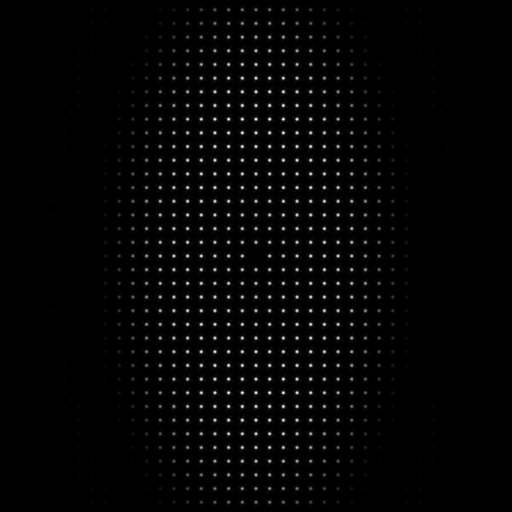
#> input picture data_example_21/ex21_res_int_pr_se.dat.png, 512 x 512 px
$ python -i main.py   (imports and definitions only)
#> lines starting #> are read from the running program, lines starting #| are printed output that depends on the picture; after the words box and inside, x2 and y2 are one past the last pixel; in counts of white or black regions, pixels touching at a corner belong together
#> further down, picture is the input picture: shape (512, 512); min 0, max 255, mean 4.6
import cv2
import numpy as np
from IPython.display import display, Image
from matplotlib import pyplot as plt
import os
from scipy.special import factorial as fac
from matplotlib.patches import Rectangle


def qgpu2sc(wp: np.ndarray,
            quality_map: np.ndarray = np.array([]),
            start: np.ndarray = np.array([]),
            num_of_quality_steps: int = 128,
            ):
    """
    Quality guided phase unwrapping with stack chain
    用堆叠链解图像质量为导向的包裹相位。

     Parameters
    ----------
        wp: `numpy.ndarray`
            包裹相位图
        quality_map: `numpy.ndarray`
            质量图
        start: `numpy.ndarray`
            解包相位的起始像素
        num_of_quality_steps: `int`
            质量步数
    Returns
    -------
        uwp: `numpy.ndarray`
            解包相位图
    """

    sz = wp.shape
    if quality_map.size == 0:
        quality_map = np.mat(np.hanning(sz[0])).T * np.hanning(sz[1])
    quality_thr = np.min(quality_map)
    mask = np.ones(sz, dtype=bool)

    # //! start_row start_col 最终取的是行列索引中的第一个元素
    if start.size == 0:
        start = np.where(quality_map == np.max(quality_map))
    # 起始像素的行和列。
    start_row, start_col = start
    if start_row.size > 1:
        start_row = int(start_row[0])
    if start_col.size > 1:
        start_col = int(start_col[0])
    min_q = np.min(quality_map)
    max_q = np.max(quality_map)
    if min_q != max_q:
        quality_map = np.int32(np.round(((quality_map - min_q) / (max_q - min_q)) * (num_of_quality_steps - 1)) + 1)
        if quality_thr >= min_q:
            quality_thr = np.round(((quality_thr - min_q) / (max_q - min_q)) * (num_of_quality_steps - 1)) + 1
        elif quality_thr < min_q:
            quality_thr = 1
    else:
        quality_map = np.int32(quality_map / min_q)
        quality_thr = 1

    # stack_chain:"堆栈链"
    stack_chain = np.int32(np.zeros(num_of_quality_steps + 1, ))
    uwg_row = np.zeros((wp.size,), dtype=int)
    uwg_col = np.zeros((wp.size,), dtype=int)
    uwd_row = np.zeros((wp.size,), dtype=int)
    uwd_col = np.zeros((wp.size,), dtype=int)
    stack_n = np.zeros((wp.size,))
    uwp = np.zeros_like(wp)
    path_map = np.zeros_like(wp)
    # queued_flag:排队标志
    queued_flag = np.zeros(sz, dtype=bool)
    quality_max = int(quality_map[start_row, start_col])
    stack_chain[quality_max] = 1
    pointer = 1
    unwr_order = 0
    uwd_row[stack_chain[quality_max]] = start_row
    uwd_col[stack_chain[quality_max]] = start_col
    uwg_row[stack_chain[quality_max]] = start_row
    uwg_col[stack_chain[quality_max]] = start_col

    path_map[start_row, start_col] = 1
    queued_flag[start_row, start_col] = True
    # Set unwrapping phase as wrapped phase for the starting point.
    # 将起始点的解包相位设置为包裹相位。
    uwp[start_row, start_col] = wp[start_row, start_col]
    # When quality_max is higher than quality_thr, flood fill.
    # 当 quality_max 大于 quality_thr 时，进行泛洪填充。

    # 1.进入一个循环，只要当前的最大质量值 quality_max 大于等于预设的阈值 quality_thr，就会一直进行解包。
    while quality_max >= quality_thr:
        # If stack_chain in quality_max level is currently empty, go to
        # quality_max-1 level.
        # 2.在每一轮循环中，它会检查当前质量级别 quality_max 对应的堆栈链 stack_chain 是否为空，如果为空，则将质量级别降低到 quality_max - 1。
        if stack_chain[quality_max] == 0:
            quality_max = quality_max - 1
        else:
            # Unwrap current point.解包当前点。
            # 3.如果当前堆栈链不为空，则会执行解包操作。首先，根据堆栈链中记录的位置信息，找到当前待解包点的位置，并计算其周围的相位差。
            uwdrow = int(uwd_row[stack_chain[quality_max]])
            uwdcol = int(uwd_col[stack_chain[quality_max]])
            a = uwp[uwdrow, uwdcol]

            uwgrow = int(uwg_row[stack_chain[quality_max]])
            uwgcol = int(uwg_col[stack_chain[quality_max]])
            b = wp[uwgrow, uwgcol]

            uwp[uwgrow, uwgcol] = b - 2 * np.pi * round((b - a) / (2 * np.pi))

            # Temporal row and column of the unwrapping point.
            # 解包点的临时行和列。
            # 4.接着，根据解包点的相位差更新其解包后的相位值，并记录解包点的位置信息，更新路径图以及解包顺序。
            temp_row = int(uwg_row[stack_chain[quality_max]])
            temp_col = int(uwg_col[stack_chain[quality_max]])

            # Update path_map.
            path_map[temp_row, temp_col] = unwr_order
            unwr_order = unwr_order + 1
            stack_chain[quality_max] = stack_n[stack_chain[quality_max]]
            # 5.然后，根据解包点的位置，检查其周围的相邻点，将符合条件的相邻点加入到队列中进行下一轮的解包。如果相邻点的质量值高于当前最大质量值，更新最大质量值。
            if (temp_row > 0):
                # Check unwrapping state and mask validity.
                # 检查解包状态和掩码的有效性。
                if (~queued_flag[temp_row - 1, temp_col]) \
                        and (mask[temp_row - 1, temp_col]):

                    # upper:(row-1,col)
                    # 上方：(行-1，列)
                    uwg_row[pointer] = int(temp_row - 1)
                    uwg_col[pointer] = int(temp_col)
                    uwd_row[pointer] = int(temp_row)
                    uwd_col[pointer] = int(temp_col)

                    # Push stack_chain to the stack_n at pointer.
                    # 将stack_chain推送到指针处的stack_n。
                    stack_n[pointer] = stack_chain[quality_map[uwg_row[pointer],
                    uwg_col[pointer]]]
                    # Push pointer to stack_chain.
                    # 将指针推送到stack_chain。
                    stack_chain[quality_map[uwg_row[pointer], uwg_col[pointer]]] = pointer

                    # If the quality value of pushed point is bigger than the
                    # current quality_max value, set the quality_max as the
                    # quality value of pushed point.
                    # # 如果推入点的质量值大于当前的quality_max值，则将quality_max设置为推入点的质量值。
                    if quality_map[uwg_row[pointer], uwg_col[pointer]] > quality_max:
                        quality_max = quality_map[uwg_row[pointer], uwg_col[pointer]]
                    # Queue the point.
                    # 将该点入队
                    queued_flag[uwg_row[pointer], uwg_col[pointer]] = True
                    # pointer++.
                    pointer = pointer + 1

            # the nether neighboring point: (row+1,col)
            # 下方相邻点：(行+1，列)
            # Check dimensional validity.
            # 检查维度的有效性
            if (temp_row < sz[0] - 1):
                # 检查解包状态和掩膜的有效性。
                if (~queued_flag[temp_row + 1, temp_col]) \
                        and (mask[temp_row + 1, temp_col]):
                    # 下方:(行+1,列)
                    uwg_row[pointer] = int(temp_row + 1)
                    uwg_col[pointer] = int(temp_col)
                    uwd_row[pointer] = int(temp_row)
                    uwd_col[pointer] = int(temp_col)

                    # 将stack_chain推入到指针处的stack_n中。
                    stack_n[pointer] = stack_chain[quality_map[uwg_row[pointer],
                    uwg_col[pointer]]]
                    # 将指针推入到stack_chain中。
                    stack_chain[quality_map[uwg_row[pointer],
                    uwg_col[pointer]]] = pointer

                    # 如果推入的点的质量值大于当前的quality_max值，则将quality_max设置为推入点的质量值。
                    if quality_map[uwg_row[pointer], uwg_col[pointer]] > quality_max:
                        quality_max = quality_map[uwg_row[pointer], uwg_col[pointer]]

                    # 将点加入队列。
                    queued_flag[uwg_row[pointer], uwg_col[pointer]] = True
                    # 指针+1。
                    pointer = pointer + 1

            # 左侧邻居点：(行，列-1)
            # 检查维度的有效性。
            if (temp_col > 0):
                # 检查解包状态和掩膜的有效性。
                if (~queued_flag[temp_row, temp_col - 1]) \
                        and (mask[temp_row, temp_col - 1]):

                    # 左侧:(行，列-1)
                    uwg_row[pointer] = int(temp_row)
                    uwg_col[pointer] = int(temp_col - 1)
                    uwd_row[pointer] = int(temp_row)
                    uwd_col[pointer] = int(temp_col)

                    # 将stack_chain推入到指针处的stack_n中。
                    stack_n[pointer] = stack_chain[quality_map[uwg_row[pointer],
                    uwg_col[pointer]]]
                    # 将指针推入到stack_chain中。
                    stack_chain[quality_map[uwg_row[pointer],
                    uwg_col[pointer]]] = pointer

                    # 如果推入的点的质量值大于当前的quality_max值，则将quality_max设置为推入点的质量值。
                    if quality_map[uwg_row[pointer], uwg_col[pointer]] > quality_max:
                        quality_max = quality_map[uwg_row[pointer], uwg_col[pointer]]

                    # 将点加入队列。
                    queued_flag[uwg_row[pointer], uwg_col[pointer]] = True
                    # 指针+1。
                    pointer = pointer + 1

            # 右侧邻居点：(行，列+1)
            # 检查维度的有效性。
            if (temp_col < sz[1] - 1):
                # 检查解包状态和掩膜的有效性。
                if (~queued_flag[temp_row, temp_col + 1]) \
                        and (mask[temp_row, temp_col + 1]):

                    # 右侧:(行，列+1)
                    uwg_row[pointer] = int(temp_row)
                    uwg_col[pointer] = int(temp_col + 1)
                    uwd_row[pointer] = int(temp_row)
                    uwd_col[pointer] = int(temp_col)

                    # 将stack_chain推入到指针处的stack_n中。
                    stack_n[pointer] = stack_chain[quality_map[uwg_row[pointer],
                    uwg_col[pointer]]]
                    # 将指针推入到stack_chain中。
                    stack_chain[quality_map[uwg_row[pointer],
                    uwg_col[pointer]]] = pointer

                    # 如果推入的点的质量值大于当前的quality_max值，则将quality_max设置为推入点的质量值。
                    if quality_map[uwg_row[pointer], uwg_col[pointer]] > quality_max:
                        quality_max = quality_map[uwg_row[pointer], uwg_col[pointer]]

                    # 将点加入队列。
                    queued_flag[uwg_row[pointer], uwg_col[pointer]] = True
                    # 指针+1。
                    pointer = pointer + 1
        # 不断重复这个过程，直到所有符合条件的点都被解包完毕或者最大质量值低于设定的阈值为止
        # 1.该点尚未被解包过，即其在解包路径图中的值为零。
        # 2.该点在掩膜范围内，即该点的位置在图像边界内，不会超出图像范围。
        # 3.该点的质量值符合解包的要求，即质量值大于当前的最小质量阈值，以确保解包过程中选择的是质量较高的相位点。

    # path_map=(unwr_order-path_map)*mask;
    return uwp


def crop_image_with_fringe_orders(img: np.ndarray,
                                  fringe_orders_u: np.ndarray,
                                  fringe_orders_v: np.ndarray,
                                  order_u: int = 0,
                                  order_v: int = 1):
    """
    Crop image with fringe orders
    使用条纹序号裁剪图像

    参数
    ----------
        img: `numpy.ndarray`
            要计算质心的图像
        fringe_orders_u: `numpy.ndarray`
            u方向的条纹序号
        fringe_orders_v: `numpy.ndarray`
            v方向的条纹序号
        order_u: `int`
            u方向要处理的序号
        order_v: `int`
            v方向要处理的序号
    返回
    -------
        sub_img: `numpy.ndarray`
            裁剪后的子图像
        min_u_in_order_mask: `int`
            序号掩码中的最小u值
        min_v_in_order_mask: `int`
            序号掩码中的最小v值
        u2d_sub_img: `numpy.ndarray`
            子图像的u坐标
        v2d_sub_img: `numpy.ndarray`
            子图像的v坐标
        avg_int_sub_img: `float`
            子图像的平均强度
    """
    nv_img, nu_img = img.shape
    u2d_img, v2d_img = np.meshgrid(np.arange(nu_img), np.arange(nv_img))

    order_mask = np.logical_and(fringe_orders_u == order_u, fringe_orders_v == order_v)

    # 从二维网格中提取出满足条件的像素的水平和垂直坐标，分别存储在 u2d_in_order_mask 和 v2d_in_order_mask 中。
    u2d_in_order_mask = u2d_img[order_mask == 1]
    v2d_in_order_mask = v2d_img[order_mask == 1]

    # 计算满足条件的像素在 u 和 v 方向上的最小和最大坐标，用于确定裁剪子图像的范围。
    min_u_in_order_mask, max_u_in_order_mask = np.min(u2d_in_order_mask), np.max(u2d_in_order_mask)
    min_v_in_order_mask, max_v_in_order_mask = np.min(v2d_in_order_mask), np.max(v2d_in_order_mask)

    # 从原始图像中裁剪出子图像 sub_img
    sub_img = img[min_v_in_order_mask:max_v_in_order_mask + 1, min_u_in_order_mask:max_u_in_order_mask + 1].copy()
    # 生成对应的子图像掩码 sub_mask
    sub_mask = order_mask[min_v_in_order_mask:max_v_in_order_mask + 1,
               min_u_in_order_mask:max_u_in_order_mask + 1].copy()

    # 根据子图像的灰度值最大值位置，确定子图像的半径范围，并根据该范围对子图像进行圆形裁剪。
    u2d_sub_img, v2d_sub_img = np.meshgrid(np.arange(sub_img.shape[1]), np.arange(sub_img.shape[0]))
    sub_img_max_v, sub_img_max_u = np.where(sub_img == np.nanmax(sub_img * sub_mask))
    mask_aera = np.sum(order_mask)
    r2d_sub_img = ((u2d_sub_img - int(sub_img_max_u[0])) ** 2 + (v2d_sub_img - int(sub_img_max_v[0])) ** 2) ** 0.5
    r_thr = (mask_aera / np.pi) ** 0.5
    r_mask = r2d_sub_img < r_thr
    sub_img[~r_mask] = 0

    # Calculate the average intensity of sub_img
    avg_int_sub_img = np.sum(sub_img) / np.sum(r_mask)

    return sub_img, min_u_in_order_mask, min_v_in_order_mask, u2d_sub_img, v2d_sub_img, avg_int_sub_img


def calculate_centroid(img: np.ndarray,
                       u2d_img: np.ndarray = None,
                       v2d_img: np.ndarray = None):
    """
    Calculate the centroid

    Parameters
    ----------
        img: `numpy.ndarray`
            The image to calcualte the centroid
        u2d_img: `numpy.ndarray`
            The u coordinates
        v2d_img: `numpy.ndarray`
            The v coordinates
    Returns
    -------
        centroid_u: `numpy.ndarray`
            The u coordinate of the centroid
        centroid_v: `numpy.ndarray`
            The v coordinate of the centroid
    """
    if (u2d_img is None) or (v2d_img is None):
        nv_img, nu_img = img.shape
        u2d_img, v2d_img = np.meshgrid(np.arange(nu_img), np.arange(nv_img))
    img_nansum = np.nansum(img)
    u2d_img_nansum, v2d_img_nansum = np.nansum(img * u2d_img), np.nansum(img * v2d_img)

    centroid_u, centroid_v = u2d_img_nansum / img_nansum, v2d_img_nansum / img_nansum
    return (centroid_u, centroid_v)


def nans(shape: tuple, dtype: type = np.float64):
    """
    Initialize array with numpy.nan

    Parameters
    ----------
        shape: `tuple`
            The shape of the array
        dtype: `type`
            The data type of the array
    Returns
    -------
        array: `numpy.ndarray`
            The array with numpy.nan

    """
    array = np.empty(shape, dtype)
    array.fill(np.nan)
    return array


# [22 lines left out: function process_the_img, not called in this run]


def calculate_wrapped_phase(spectrum, u2d_img, v2d_img, min_fringe_number, is_u=True):
    # 给频谱采样
    v0, u0 = spectrum.shape[0] / 2, spectrum.shape[1] / 2
    un2d, vn2d = u2d_img - u0, v2d_img - v0

    # 频谱振幅
    amp = np.abs(spectrum)

    # 由振幅来制作索引
    rn2d = (un2d ** 2 + vn2d ** 2) ** 0.5
    r_mask = rn2d > min_fringe_number
    uv_mask = (vn2d < un2d) & (vn2d > -un2d) \
        if is_u == True else (vn2d > un2d) & (vn2d > -un2d)
    ruv_mask = r_mask & uv_mask
    filtered_amp = amp * ruv_mask
    idx = np.argmax(filtered_amp)  # 返回最大值的索引
    vc, uc = np.unravel_index(idx, spectrum.shape)

    # 检查是否需要使用第二谐波的一半频率来代替检测到的第一谐波。
    uc_half, vc_half = int(np.round((uc - u0) / 2 + u0)), int(np.round((vc - v0) / 2 + v0))
    if filtered_amp[vc, uc] < 3 * filtered_amp[vc_half, uc_half]:
        uc, vc = uc_half, vc_half

    # 低通滤波
    unc, vnc = uc - u0, vc - v0
    r_thr = rn2d[vc, uc] / 4
    rc2d = ((un2d - unc) ** 2 + (vn2d - vnc) ** 2) ** 0.5
    mask = rc2d < r_thr
    y = spectrum * mask

    # 计算包裹相位和振幅
    filtered_complex_img = np.fft.ifft2(np.fft.ifftshift(y))
    wrapped_phase = np.angle(filtered_complex_img)
    amplitude = np.abs(filtered_complex_img)

    return wrapped_phase, amplitude


def calcule_the_changes(img,
                        starting_pixel=None,  # 起始像素
                        block_size=31,  # 自适应领域大小
                        pixel_size=1.48e-6,  # 像素大小
                        area_thr=1,  # 面积阈值
                        min_fringe_number: int = 8,  # 最小条纹阶数（滤波）
                        ratio_thr: float = 0.05,  # 比率阈值
                        centroid_power: float = 1.7,  # 计算质心时的加权因子
                        grid_period: float = 20.e-6  # 条纹间距
                        ):
    # 1.确定采样间隔（简历像素坐标系）

#> called with block_size = 31, pixel_size = 1.48e-06, area_thr = 1, min_fringe_number = 8, ratio_thr = 0.05, centroid_power = 1.7, grid_period = 2e-05
    nv_img, nu_img = img.shape
    u2d_img, v2d_img = np.meshgrid(np.arange(nu_img), np.arange(nv_img))
    x2d_img, y2d_img = u2d_img * pixel_size, v2d_img * pixel_size

    # 2.确定斑点标签

    # 高斯模糊化。
    tmp = (img / img.max() * (2 ** 8 - 1))
    img_8bit = tmp.astype(np.uint8)
    img_8bit_blur = cv2.GaussianBlur(img_8bit, (5, 5), 0)

    # 自适应阈值化（二值化）
    img_bw = cv2.adaptiveThreshold(img_8bit_blur, 255, cv2.ADAPTIVE_THRESH_GAUSSIAN_C, cv2.THRESH_BINARY, block_size,
                                   -1)
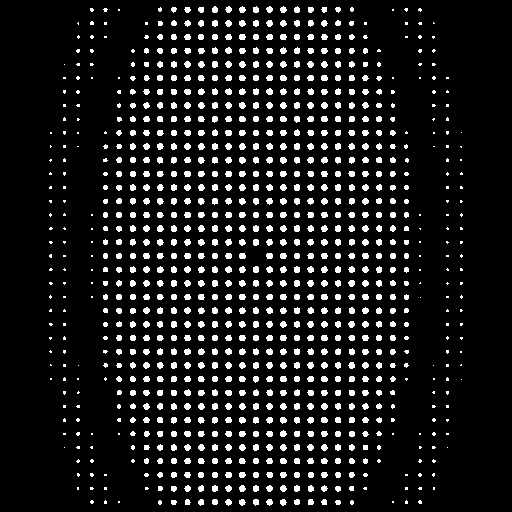
#> img_bw: shape (512, 512); 10% white; 967 white regions (237 under 20 px), largest, box (x1, y1, x2, y2) and area: (266, 88, 273, 95) 38, (239, 157, 246, 164) 38, (280, 157, 287, 164) 38

    # 区域分割，标记可能的点
    num_of_rois, labels, stats, centroids = cv2.connectedComponentsWithStats(img_bw)
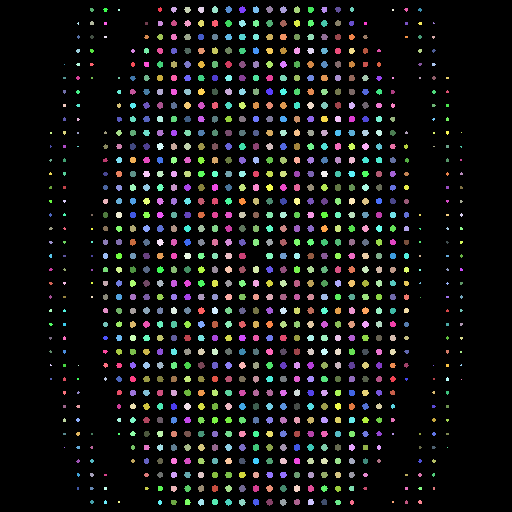
#> labels: shape (512, 512) int32; 968 distinct labels, from 0 to 967; one colour per label, 0 black
#> num_of_rois = 968; stats = 968 rows, first 6: [0, 0, 512, 512, 235824], [158, 7, 4, 5, 15], [171, 7, 6, 6, 26], [184, 7, 7, 6, 31], [198, 7, 6, 6, 31], [212, 6, 6, 7, 34]; centroids = 968 pairs, first value 50 to 461, second value 9 to 502
    area = stats[:, 4]
#> area = 968 values, max 235824 at index 0, min 1 at index 114, mean 270.8
    num_of_valid_rois = np.sum(area >= area_thr) - 1  # 去除最大面积的连通区域（背景）
#> num_of_valid_rois = 967
    roi_idx_of_valid_rois = np.zeros(num_of_valid_rois)
    num_of_valid_rois = 0
    for roi_idx in range(1, num_of_rois):
        if area[roi_idx] >= area_thr:  # Exclude the background
            roi_idx_of_valid_rois[num_of_valid_rois] = roi_idx
            num_of_valid_rois = num_of_valid_rois + 1
        else:
            labels[labels == roi_idx] = 0
#> after the loop, num_of_valid_rois = 967; roi_idx_of_valid_rois = 967 values from 1 to 967

    # 3.解相位

    # 快速傅里叶变换，滤波，计算包裹相位及振幅
    x = np.fft.fft2(img)
    spectrum = np.fft.fftshift(x)
    wpu, ampu = calculate_wrapped_phase(spectrum, u2d_img, v2d_img, min_fringe_number, is_u=True)
#> in calculate_wrapped_phase, `un2d, vn2d = u2d_img - u0, v2d_img - v0`:
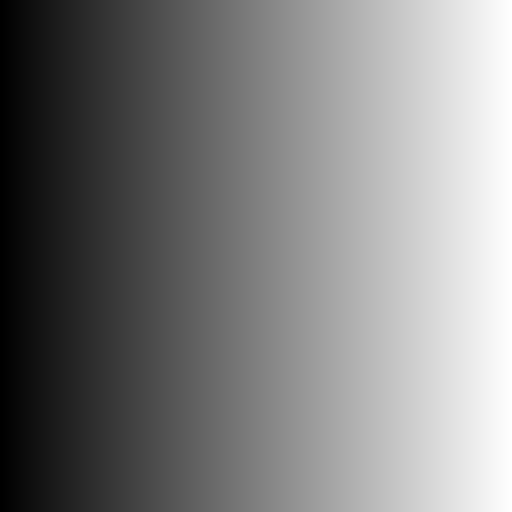
#> un2d: shape (512, 512) float64; min -256, max 255, mean -0.5; drawn with min black and max white
#> in calculate_wrapped_phase, `un2d, vn2d = u2d_img - u0, v2d_img - v0`:
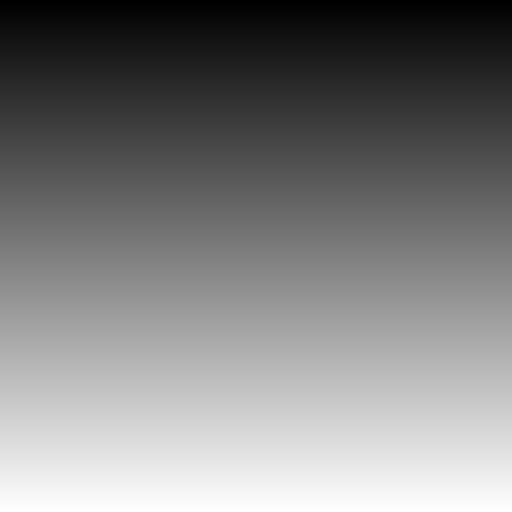
#> vn2d: shape (512, 512) float64; min -256, max 255, mean -0.5; drawn with min black and max white
#> in calculate_wrapped_phase, `rn2d = (un2d ** 2 + vn2d ** 2) ** 0.5`:
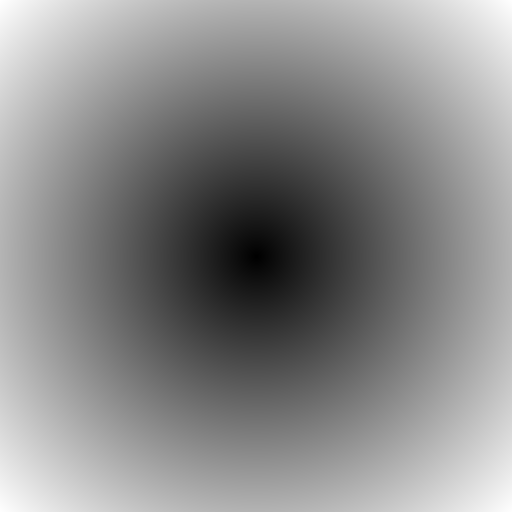
#> rn2d: shape (512, 512) float64; min 0, max 362, mean 195.9; drawn with min black and max white
#> in calculate_wrapped_phase, `r_mask = rn2d > min_fringe_number`:
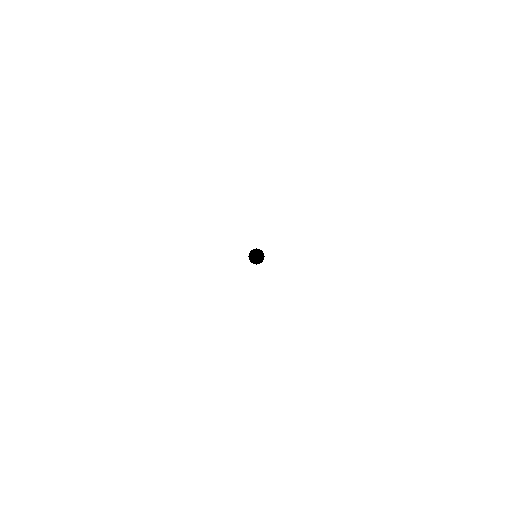
#> r_mask: shape (512, 512) bool; 99.9% white; 1 black region, box (x1, y1, x2, y2) and area: (248, 248, 265, 265) 197
#> in calculate_wrapped_phase, `uv_mask = (vn2d < un2d) & (vn2d > -un2d) \ if is_u == True else (vn2d ..`:
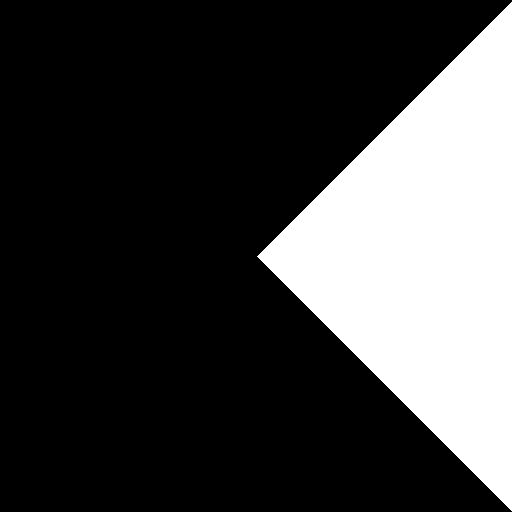
#> uv_mask: shape (512, 512) bool; 24.8% white; 1 white region, box (x1, y1, x2, y2) and area: (257, 2, 512, 511) 65025
#> (the rest of the program and of its run is left out)
